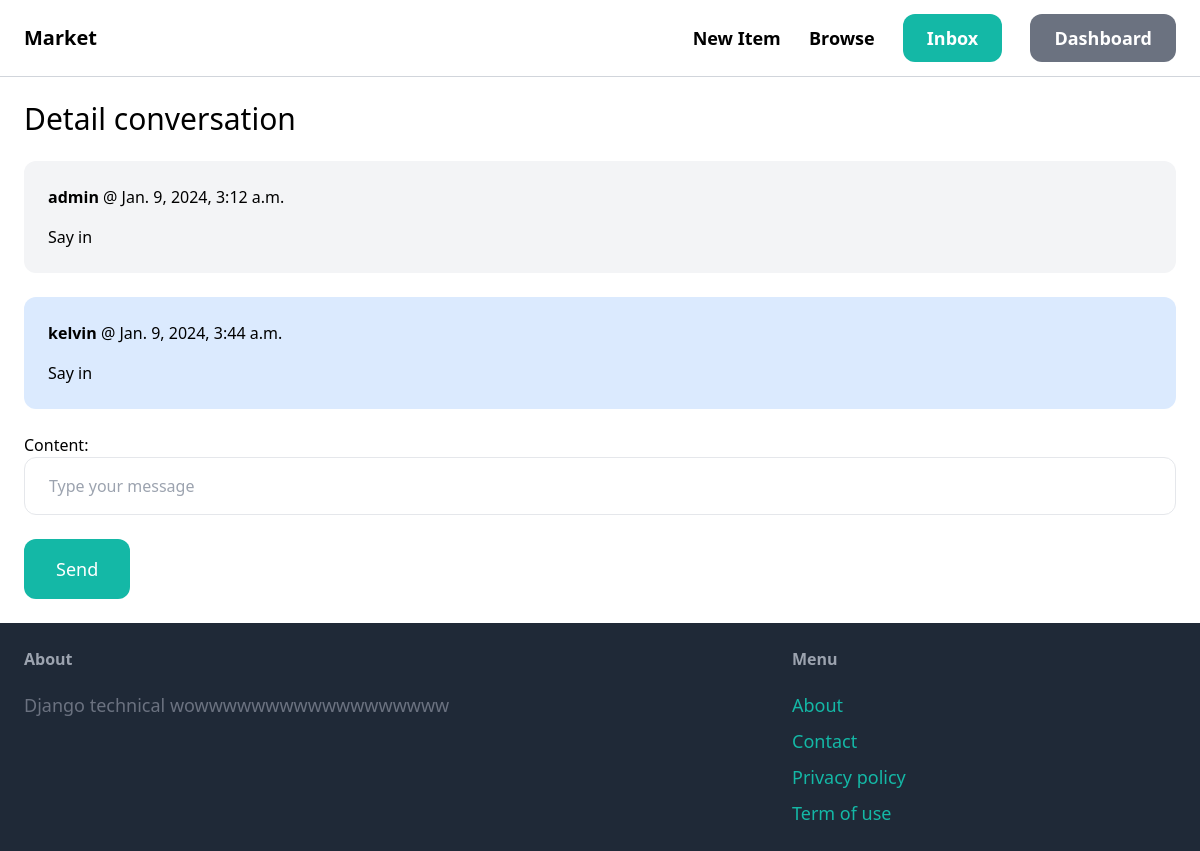
The page /inbox/2/ (signed in) on the database its author committed.
### conversation/models.py (models this page shows)
class ConversationMessage(models.Model):
    conversation = models.ForeignKey(Conversation, related_name='messages', on_delete=models.CASCADE)
    content = models.TextField()
    created_at = models.DateTimeField(auto_now_add=True)
    created_by = models.ForeignKey(User, related_name='created_messages', on_delete=models.CASCADE)

### conversation/views.py (the view)
# urls.py: path('<int:pk>/', views.detail, name='detail'),
@login_required
def detail(request, pk):
    conversation = Conversation.objects.filter(members__in=[request.user.id]).get(pk=pk)
    if request.method == 'POST':
        form = ConversationMessageForm(request.POST)
        if form.is_valid():
            conversation_message = form.save(commit=False)
            conversation_message.conversation = conversation
            conversation_message.created_by = request.user
            conversation_message.save()
            conversation.save()
            return redirect('conversation:detail', pk=pk)
    else:
        form = ConversationMessageForm()
    return render(request, 'conversation/detail.html', {
        'conversation': conversation,
        'form': form,
    })

### conversation/forms.py
class ConversationMessageForm(forms.ModelForm):
    class Meta:
        model = ConversationMessage
        fields = ('content',)
        widgets = {
            'content': forms.TextInput(attrs={
                'placeholder': "Type your message",
                'class': 'w-full py-4 px-6 rounded-xl border'
            })
        }

### conversation/templates/conversation/detail.html (shortened to what this page needs)
{% extends 'core/base.html' %}
{% block content %}
    <h1 class="mb-6 text-3xl">
        Detail conversation
    </h1>
    <div class="space-y-6">
        {% for message in conversation.messages.all %}
            <div class="p-6 flex {% if message.created_by == request.user %}bg-blue-100{% else %}bg-gray-100{% endif %} rounded-xl">
                <div>
                    <p class="mb-4">
                        <strong>
                            {{ message.created_by.username }}
                        </strong>
                        @ {{ message.created_at }}
                    </p>
                    <p>
                        {{ message.content }}
                    </p>
                </div>
            </div>
        {% endfor %}
    </div>
    <form class="mt-6" action="" method="post">
        {{ form.as_p }}
        <button class="mt-6 py-4 px-8 text-lg bg-teal-500 hover:bg-teal-700 rounded-xl text-white">
            Send
        </button>
    </form>
{% endblock %}

### rows shown on the page
ConversationMessage: created_by.username "admin", created_at "Jan. 9, 2024, 3:12 a.m.", content "Say in"
ConversationMessage: created_by.username "kelvin", created_at "Jan. 9, 2024, 3:44 a.m.", content "Say in"
